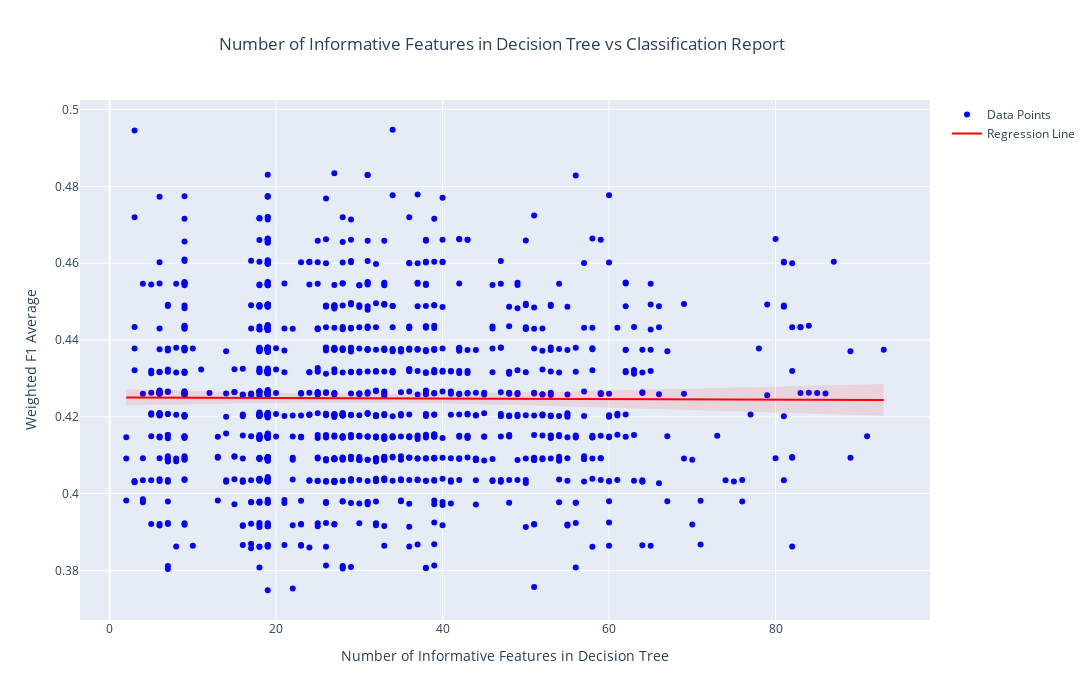

Here is the notebook cell this chart was saved with:
### Code cell
sorted_indices = np.argsort(num_nonzero_features)
num_nonzero_features_sorted = np.array(num_nonzero_features)[sorted_indices]
mean_metrics_sorted = np.array(mean_metrics)[sorted_indices]

X = num_nonzero_features_sorted.reshape(-1, 1)
y = mean_metrics_sorted
regressor = LinearRegression()
regressor.fit(X, y)
y_pred = regressor.predict(X)

confidence = 0.95
n = len(y)
mean_x = np.mean(X)
t_value = t.ppf((1 + confidence) / 2., n - 1)
y_err = y - y_pred
s_err = np.sqrt(np.sum(y_err**2) / (n - 2))
conf_interval = t_value * s_err * np.sqrt(1/n + (X - mean_x)**2 / np.sum((X - mean_x)**2))

upper_bound = y_pred + conf_interval.flatten()
lower_bound = y_pred - conf_interval.flatten()

fig2 = go.Figure()
fig2.add_trace(go.Scatter(x=num_nonzero_features_sorted, y=mean_metrics_sorted, mode='markers', marker=dict(color='blue'), name='Data Points'))
fig2.add_trace(go.Scatter(x=num_nonzero_features_sorted, y=y_pred, mode='lines', line=dict(color='red'), name='Regression Line'))
fig2.add_trace(go.Scatter(x=np.concatenate([num_nonzero_features_sorted, num_nonzero_features_sorted[::-1]]),
                          y=np.concatenate([upper_bound, lower_bound[::-1]]),
                          fill='toself', fillcolor='rgba(255, 0, 0, 0.2)', line=dict(color='rgba(255, 0, 0, 0)'), 
                          opacity=0.5, showlegend=False))

fig2.update_layout(title='Number of Informative Features in Decision Tree vs Classification Report', title_x=0.46, 
                   xaxis_title='Number of Informative Features in Decision Tree', yaxis_title='Weighted F1 Average', 
                   width=1400, height=700)
fig2.show()

### Figure 1 — Plotly figure (JSON) as saved in the notebook; plotly's stock layout.template omitted (floating-point values rounded to 4 significant figures; data arrays with more than 128 entries replaced by an {"elided": "..."} marker saying what was removed)
{"data": [{"marker": {"color": "blue"}, "mode": "markers", "name": "Data Points", "type": "scatter", "x": {"elided": "1349 int values"}, "y": {"elided": "1349 float values"}}, {"line": {"color": "red"}, "mode": "lines", "name": "Regression Line", "type": "scatter", "x": {"elided": "1349 int values"}, "y": {"elided": "1349 float values"}}, {"fill": "toself", "fillcolor": "rgba(255, 0, 0, 0.2)", "line": {"color": "rgba(255, 0, 0, 0)"}, "opacity": 0.5, "showlegend": false, "type": "scatter", "x": {"elided": "2698 int values"}, "y": {"elided": "2698 float values"}}], "layout": {"height": 700, "title": {"text": "Number of Informative Features in Decision Tree vs Classification Report", "x": 0.46}, "width": 1400, "xaxis": {"title": {"text": "Number of Informative Features in Decision Tree"}}, "yaxis": {"title": {"text": "Weighted F1 Average"}}}}
